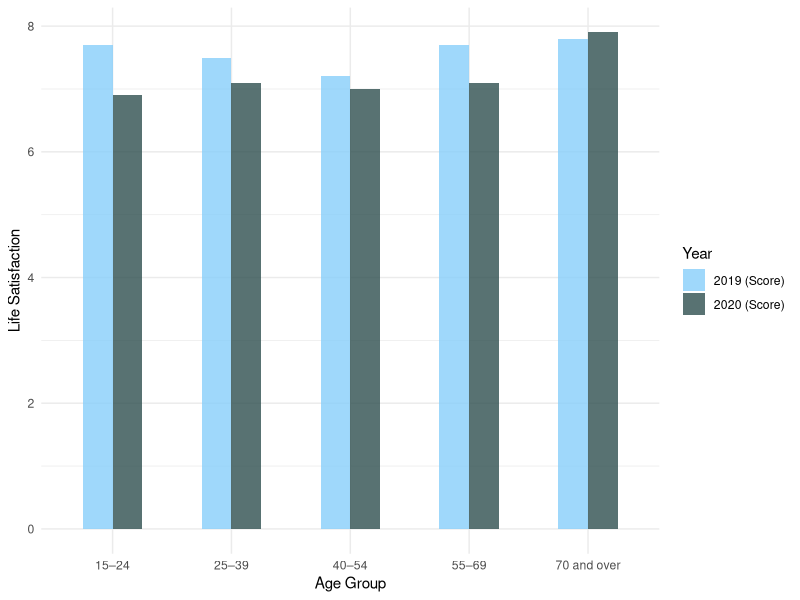
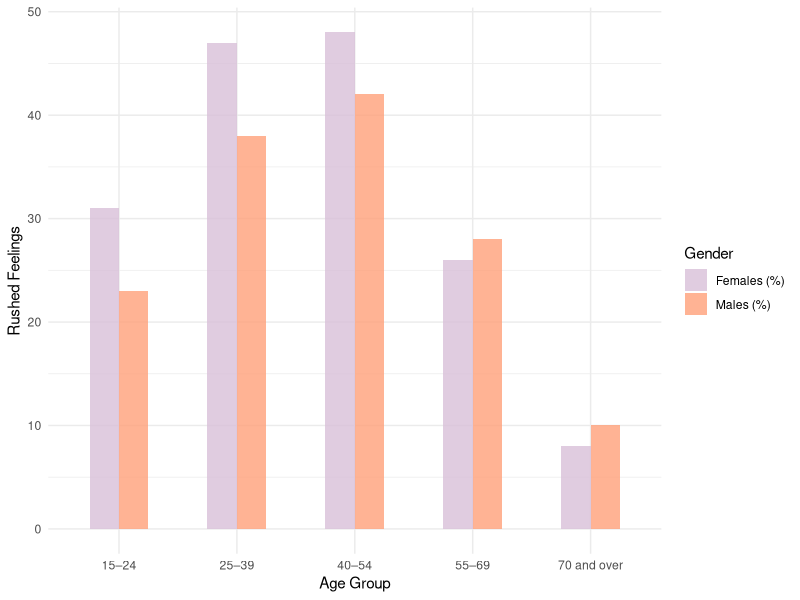
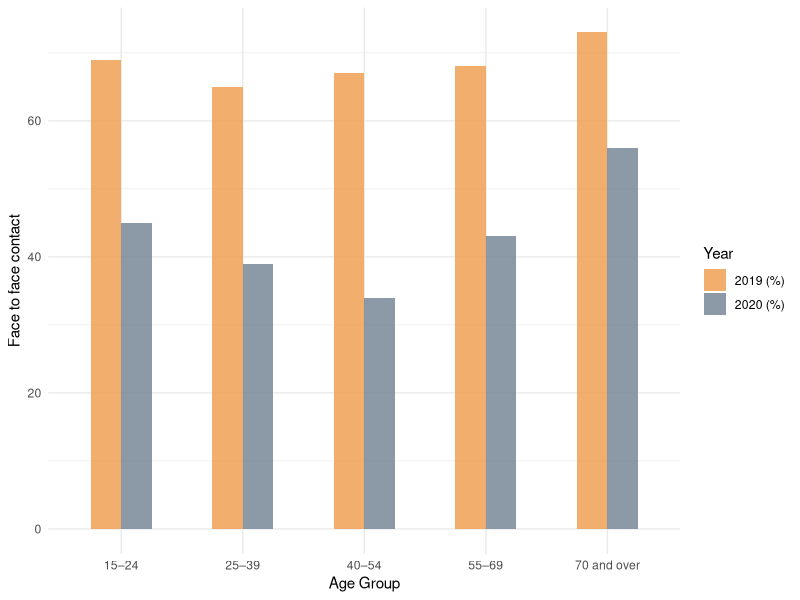
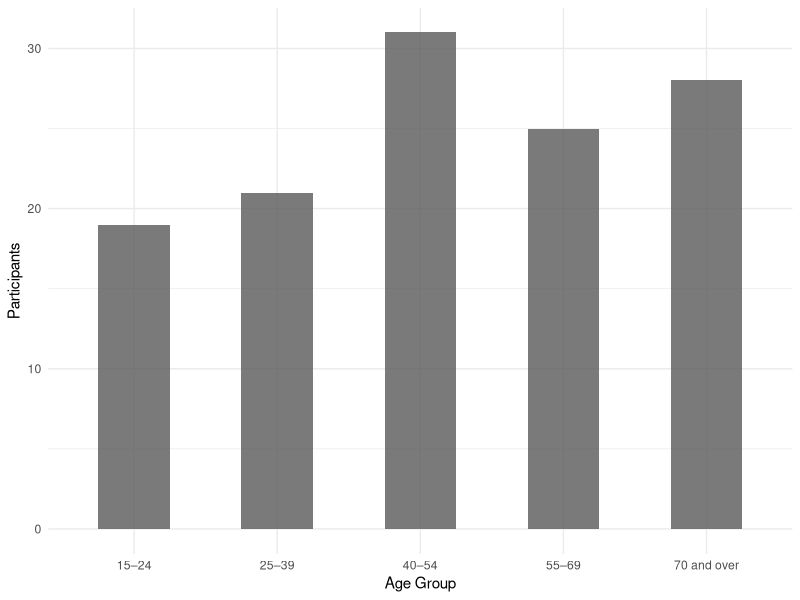

The R script that drew these images, in order:
## ---- chunk 1
knitr::opts_chunk$set(echo = TRUE)
library(tidyverse)
library(dplyr)
library(data.table)
overall_lifesatisfac <- read_csv(file = "overall_lifesatisfac.csv")
rush_feeling <- read_csv(file = "rush_feeling.csv")
facecontact_age <- read_csv(file = "facecontact_age.csv")
parti_unpaid_volun <- read_csv(file = "parti_unpaid_volun.csv")
## ---- chunk 2
ggplot(overall_lifesatisfac, aes(x = `Age group (years)`, y = `Life satisfaction`, fill = `Year`)) +
  geom_bar(stat="identity", position="dodge", width=.5, alpha = 0.8) + # stat = identity means I'll provide the y-value instead of letting it count
  scale_fill_manual(values = c("lightskyblue","darkslategray")) +
  theme_minimal() +
  xlab("Age Group") + 
  ylab("Life Satisfaction") 
## ---- chunk 3
ggplot(rush_feeling, aes(x = `Age group (years)`, y = `Percentage of feeling rushed`, fill = `Gender`)) +
  geom_bar(stat="identity", position="dodge", width=.5, alpha = 0.8) +
  scale_fill_manual(values = c("thistle","lightsalmon")) +
  theme_minimal() +
  xlab("Age Group") + 
  ylab("Rushed Feelings") 
## ---- chunk 4
ggplot(facecontact_age, aes(x = `Age group (years)`, y = `Face to face contact`, fill = `Year`)) +
  geom_bar(stat="identity", position="dodge", width=.5, alpha = 0.8) +
  scale_fill_manual(values = c("tan2","slategray")) +
  theme_minimal() +
  xlab("Age Group") + 
  ylab("Face to face contact") 
## ---- chunk 5
ggplot(parti_unpaid_volun, aes(x = `Age group (years)`, y = `Participation in unpaid voluntary work through an organisation (%)`)) +
  geom_bar(stat="identity", position="dodge", width=.5, alpha = 0.8) +
  theme_minimal() +
  xlab("Age Group") + 
  ylab("Participants") 
